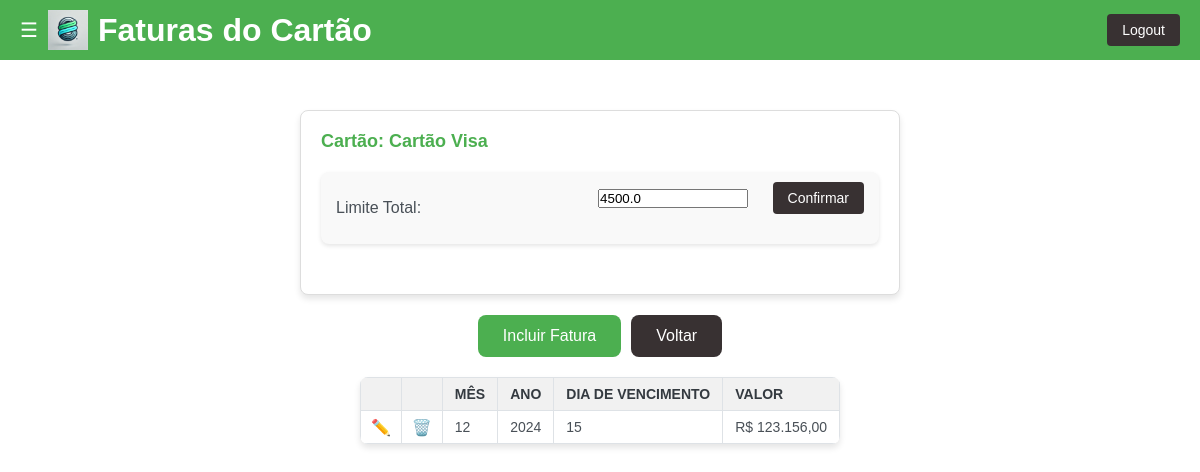
The app's page /faturas/1 (signed in), older data.
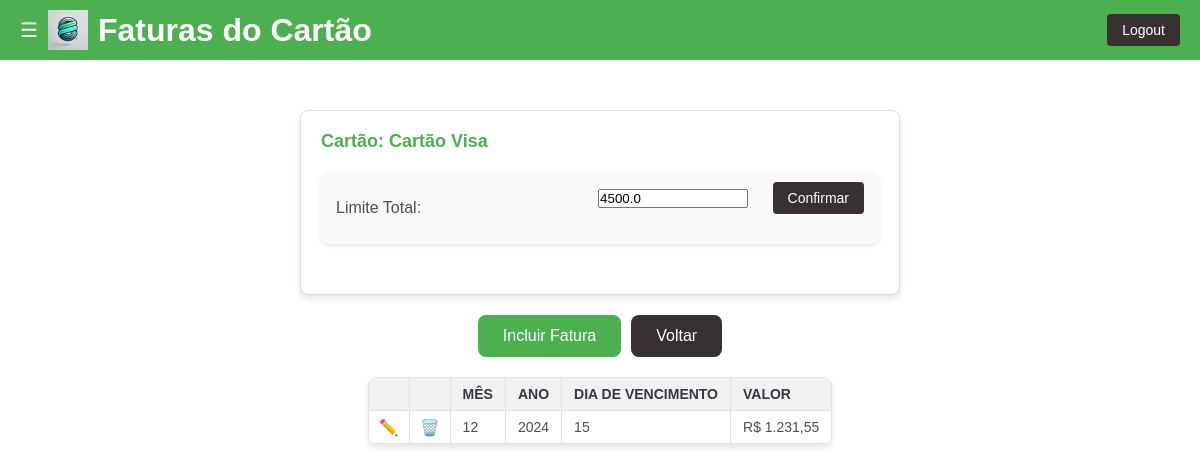
The same page, newer data.
### tables this page shows
CREATE TABLE cartoes_credito (
    id INTEGER PRIMARY KEY AUTOINCREMENT,
    nome TEXT NOT NULL,
    limite_total REAL NOT NULL,
    limite_utilizado REAL NOT NULL DEFAULT 0,
    usuario_id INTEGER NOT NULL,
    FOREIGN KEY (usuario_id) REFERENCES usuarios(id)
);

CREATE TABLE fatura (
    id INTEGER PRIMARY KEY AUTOINCREMENT,
    cartao_id INTEGER NOT NULL,
    mes INTEGER NOT NULL,
    ano INTEGER NOT NULL,
    dia_vencimento INTEGER NOT NULL CHECK (dia_vencimento BETWEEN 1 AND 31),
    valor REAL NOT NULL,
    UNIQUE (cartao_id, mes, ano),
    FOREIGN KEY (cartao_id) REFERENCES cartoes_credito(id) ON DELETE CASCADE
);

### app.py (the view)
@app.route('/faturas/<int:cartao_id>')
def faturas(cartao_id):
    if 'usuario_id' not in session:
        return redirect('/')
    conn = db_connection()
    cursor = conn.cursor()
    try:
        cursor.execute('SELECT nome, limite_total FROM cartoes_credito WHERE id = ?', (cartao_id,))
        cartao = cursor.fetchone()
        if not cartao:
            return "Cartão não encontrado.", 404
        nome_cartao = cartao['nome']
        limite_total = cartao['limite_total']
        cursor.execute('SELECT * FROM fatura WHERE cartao_id = ?', (cartao_id,))
        faturas = cursor.fetchall()
        return render_template(
            'faturas.html',
            title='Faturas do Cartão',
            cartao_id=cartao_id,
            nome_cartao=nome_cartao,
            limite_total=limite_total,
            faturas=faturas
        )
    except Exception as e:
        return f"Erro: {e}"
    finally:
        conn.close()

### app.py (called while the page is built)
def db_connection():
    conn = sqlite3.connect('contas.db')
    conn.row_factory = sqlite3.Row
    return conn

@app.template_filter('format_currency')
def format_currency(value):
    if value is None:
        return "R$ 0,00"
    return f"R$ {value:,.2f}".replace(",", "X").replace(".", ",").replace("X", ".")

### templates/faturas.html
{% extends "base.html" %}
{% block content %}
<section class="resumo">
    <div class="period">
        <p>Cartão: {{ nome_cartao }}</p>
    </div>
    <div class="totals">
        <ul class="totals-list">
            <li>Limite Total:
                <span class="period">
                    <div class="nav-buttons">
                        <form method="POST" action="/atualizar_limite/{{ cartao_id }}" style="display: inline;">
                            <input type="number" id="limite_total" name="limite_total" step="0.01" value="{{ limite_total }}" required placeholder="Novo Limite" style="width: 150px; margin-right: 10px;">
                            <button type="submit" class="button secondary">Confirmar</button>
                        </form>
                    </div>
                </span>
            </li>
        </ul>
    </div>
</section>
<div class="button-container" style="display: flex; justify-content: center; gap: 10px; margin-bottom: 20px;">
    <a href="/incluir_fatura/{{ cartao_id }}" class="button">Incluir Fatura</a>
    <a href="/cartoes" class="button secondary">Voltar</a>
</div>
<section id="grid">
    <table>
        <thead>
            <tr>
                <th></th>
                <th></th>
                <th>Mês</th>
                <th>Ano</th>
                <th>Dia de Vencimento</th>
                <th>Valor</th>
            </tr>
        </thead>
        <tbody>
            {% for fatura in faturas %}
            <tr>
                <td class="icon-column">
                    <a href="/editar_fatura/{{ fatura['id'] }}" class="icon">✏️</a>
                </td>
                <td class="icon-column">
                    <a href="/confirmar_exclusao/{{ fatura['id'] }}" class="icon">🗑️</a>
                </td>
                <td>{{ fatura['mes'] }}</td>
                <td>{{ fatura['ano'] }}</td>
                <td>{{ fatura['dia_vencimento'] }}</td>
                <td>{{ fatura['valor'] | format_currency }}</td>
            </tr>
            {% endfor %}
        </tbody>
    </table>
</section>
{% endblock %}

### templates/base.html (shortened to what this page needs)
<!DOCTYPE html>
<html lang="en">
<head>
    <link rel="stylesheet" href="/static/style.css">
</head>
<body>
    <div class="main-content" id="main-content">
        <header>
            <div class="header-left">
                <button class="menu-toggle" id="menu-toggle">&#9776;</button>
                <img src="/static/logo.png" alt="Logo" class="logo">
                <h1>{{ title }}</h1>
            </div>
            <a href="/logout" class="logout-button">Logout</a>
        </header>
        <main>
            {% block content %}
            {% endblock %}
        </main>
    </div>
</body>
</html>

### static/style.css (style rules this page uses)
body { font-family: Arial, sans-serif; margin: 0; padding: 0; }
.header-left { display: flex; align-items: center; }
.logo { height: 40px; margin-right: 10px; }
.logout-button { text-decoration: none; color: white; background-color: #383132; padding: 8px 15px; border-radius: 4px; font-size: 14px; cursor: pointer; transition: background-color 0.3s ease; }
main { padding: 20px; }
.button { background-color: #4caf50; color: white; padding: 12px 25px; border: none; border-radius: 8px; text-decoration: none; font-size: 16px; cursor: pointer; transition: background-color 0.3s ease; }
.button.secondary { background-color: #383132; color: white; }
section.resumo { max-width: 600px; margin: 20px auto; text-align: center; padding: 20px; background-color: #ffffff; border: 1px solid #ddd; border-radius: 8px; box-shadow: 0px 4px 6px rgba(0, 0, 0, 0.1); }
.resumo .period { display: flex; justify-content: space-between; align-items: center; margin-bottom: 20px; }
.resumo .period p { font-size: 18px; font-weight: bold; color: #4caf50; margin: 0; }
.resumo .period .nav-buttons button { background-color: #383132; color: white; border: none; padding: 8px 15px; border-radius: 4px; font-size: 14px; cursor: pointer; margin-left: 10px; transition: background-color 0.3s ease; }
.totals { margin-bottom: 20px; }
.totals-list { list-style-type: none; padding: 0; margin: 0; display: flex; flex-direction: column; gap: 10px; }
.totals-list li { font-size: 18px; color: #495057; display: flex; justify-content: space-between; align-items: center; background-color: #f9f9f9; padding: 10px 15px; border-radius: 8px; box-shadow: 0px 2px 4px rgba(0, 0, 0, 0.1); }
#grid { display: flex; justify-content: center; margin: 20px auto; }
#grid table { width: auto; border-collapse: collapse; margin: 0 auto; box-shadow: 0px 4px 6px rgba(0, 0, 0, 0.1); background-color: #ffffff; border-radius: 8px; overflow: hidden; }
#grid table { max-width: 100%; }
#grid th, #grid td { border: 1px solid #dee2e6; padding: 8px 12px; text-align: left; font-size: 14px; }
#grid th { background-color: #f1f1f1; font-weight: bold; text-transform: uppercase; color: #343a40; }
#grid td { color: #495057; }
#grid th.icon-column, #grid td.icon-column { width: 40px; text-align: center; padding: 5px; }
.icon { margin: 0 5px; cursor: pointer; text-decoration: none; font-size: 16px; transition: color 0.3s ease; }
.button-container { text-align: center; margin-top: 20px; }
.resumo { flex: 1; min-width: 300px; background-color: #ffffff; border: 1px solid #ddd; border-radius: 8px; box-shadow: 0px 4px 6px rgba(0, 0, 0, 0.1); padding: 20px; text-align: center; }
.totals-list { list-style: none; padding: 0; margin: 0; }
.totals-list li { font-size: 16px; display: flex; justify-content: space-between; margin-bottom: 10px; }
.totals-list span { font-weight: bold; color: #4caf50; }

### templates/base.html (style rules this page uses)
* { margin: 0; padding: 0; box-sizing: border-box; }
body { font-family: Arial, sans-serif; background-color: #ffffff; }
header { width: 100%; background-color: #4caf50; color: white; display: flex; justify-content: space-between; align-items: center; padding: 10px 20px; position: fixed; top: 0; left: 0; z-index: 1000; }
.header-left { display: flex; align-items: center; position: relative; }
.menu-toggle { font-size: 20px; cursor: pointer; color: white; margin-right: 10px; background: none; border: none; position: relative; }
.logo { height: 40px; }
.logout-button { text-decoration: none; color: white; background-color: #383132; padding: 8px 15px; border-radius: 4px; transition: background-color 0.3s ease; }
.main-content { padding-top: 70px; transition: margin-left 0.3s; margin-left: 0; }

Row changes from the older to the newer data that the page shows:
changed fatura: valor "R$ 123.156,00" → "R$ 1.231,55"
